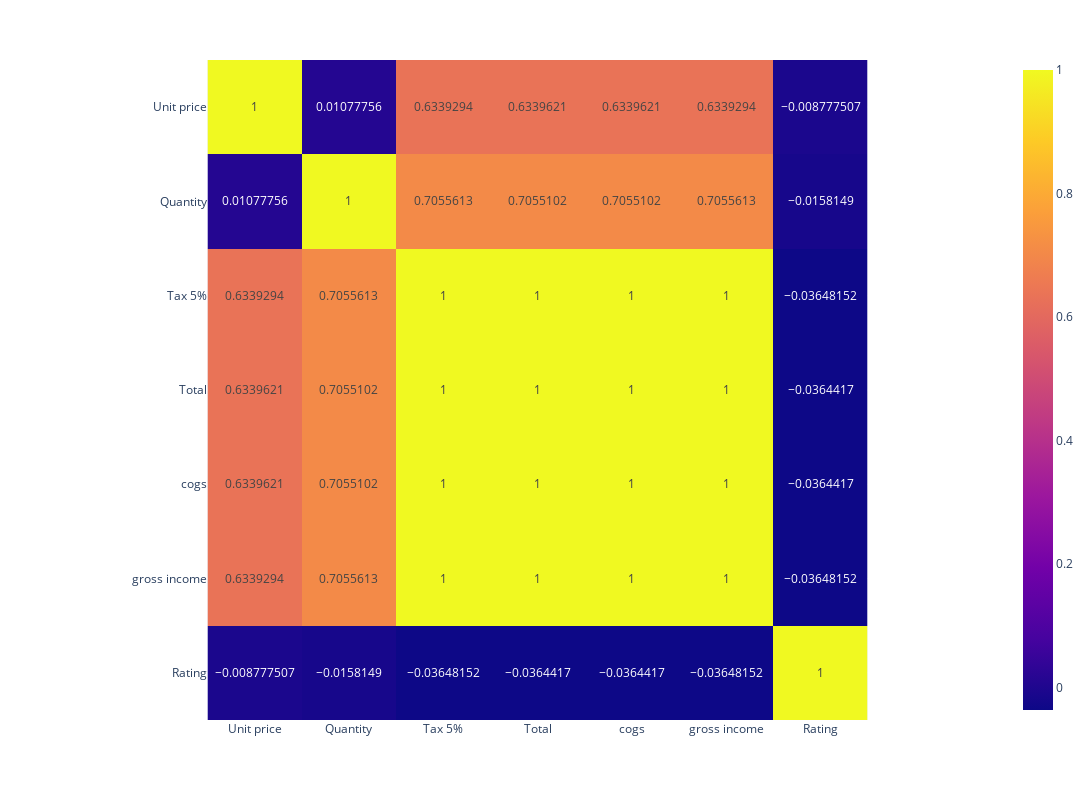

Notebook code cell kept with this figure:
### Code cell
px.imshow(df_corr, text_auto= True, height= 800, width= 1200)

### Figure 1 — Plotly figure (JSON) as saved in the notebook; plotly's stock layout.template omitted (floating-point values rounded to 4 significant figures)
{"data": [{"coloraxis": "coloraxis", "hovertemplate": "x: %{x}<br>y: %{y}<br>color: %{z}<extra></extra>", "name": "0", "texttemplate": "%{z}", "type": "heatmap", "x": ["Unit price", "Quantity", "Tax 5%", "Total", "cogs", "gross income", "Rating"], "xaxis": "x", "y": ["Unit price", "Quantity", "Tax 5%", "Total", "cogs", "gross income", "Rating"], "yaxis": "y", "z": [[1, 0.01078, 0.6339, 0.634, 0.634, 0.6339, -0.008778], [0.01078, 1, 0.7056, 0.7055, 0.7055, 0.7056, -0.01581], [0.6339, 0.7056, 1, 1.0, 1.0, 1, -0.03648], [0.634, 0.7055, 1.0, 1, 1.0, 1.0, -0.03644], [0.634, 0.7055, 1.0, 1.0, 1, 1.0, -0.03644], [0.6339, 0.7056, 1, 1.0, 1.0, 1, -0.03648], [-0.008778, -0.01581, -0.03648, -0.03644, -0.03644, -0.03648, 1]]}], "layout": {"coloraxis": {"colorscale": [[0, "#0d0887"], [0.1111, "#46039f"], [0.2222, "#7201a8"], [0.3333, "#9c179e"], [0.4444, "#bd3786"], [0.5556, "#d8576b"], [0.6667, "#ed7953"], [0.7778, "#fb9f3a"], [0.8889, "#fdca26"], [1, "#f0f921"]]}, "height": 800, "margin": {"t": 60}, "width": 1200, "xaxis": {"anchor": "y", "constrain": "domain", "domain": [0, 1], "scaleanchor": "y"}, "yaxis": {"anchor": "x", "autorange": "reversed", "constrain": "domain", "domain": [0, 1]}}}
